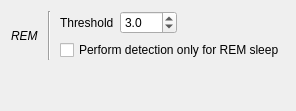
                        <widget class="QWidget" name="_rem_page">
                         <layout class="QVBoxLayout" name="verticalLayout_20">
                          <item>
                           <layout class="QGridLayout" name="gridLayout_17">
                            <property name="topMargin">
                             <number>0</number>
                            </property>
                            <item row="0" column="3">
                             <widget class="QDoubleSpinBox" name="_ToolRemTh">
                              <property name="toolTip">
                               <string>&lt;html&gt;&lt;head/&gt;&lt;body&gt;&lt;p&gt;Number of standard deviation of the derivative signal&lt;/p&gt;&lt;/body&gt;&lt;/html&gt;</string>
                              </property>
                              <property name="decimals">
                               <number>1</number>
                              </property>
                              <property name="value">
                               <double>3.000000000000000</double>
                              </property>
                             </widget>
                            </item>
                            <item row="0" column="2">
                             <widget class="QLabel" name="label_38">
                              <property name="text">
                               <string>Threshold</string>
                              </property>
                             </widget>
                            </item>
                            <item row="1" column="2" colspan="4">
                             <widget class="QCheckBox" name="_ToolRemOnly">
                              <property name="text">
                               <string>Perform detection only for REM sleep</string>
                              </property>
                             </widget>
                            </item>
                            <item row="0" column="1" rowspan="2">
                             <widget class="Line" name="line_2">
                              <property name="minimumSize">
                               <size>
                                <width>10</width>
                                <height>0</height>
                               </size>
                              </property>
                              <property name="orientation">
                               <enum>Qt::Vertical</enum>
                              </property>
                             </widget>
                            </item>
                            <item row="0" column="0" rowspan="2">
                             <widget class="QLabel" name="label_51">
                              <property name="font">
                               <font>
                                <italic>true</italic>
                               </font>
                              </property>
                              <property name="text">
                               <string>REM</string>
                              </property>
                             </widget>
                            </item>
                            <item row="0" column="4">
                             <spacer name="horizontalSpacer_39">
                              <property name="orientation">
                               <enum>Qt::Horizontal</enum>
                              </property>
                              <property name="sizeHint" stdset="0">
                               <size>
                                <width>40</width>
                                <height>20</height>
                               </size>
                              </property>
                             </spacer>
                            </item>
                           </layout>
                          </item>
                          <item>
                           <spacer name="verticalSpacer_9">
                            <property name="orientation">
                             <enum>Qt::Vertical</enum>
                            </property>
                            <property name="sizeHint" stdset="0">
                             <size>
                              <width>20</width>
                              <height>40</height>
                             </size>
                            </property>
                           </spacer>
                          </item>
                         </layout>
                        </widget>
